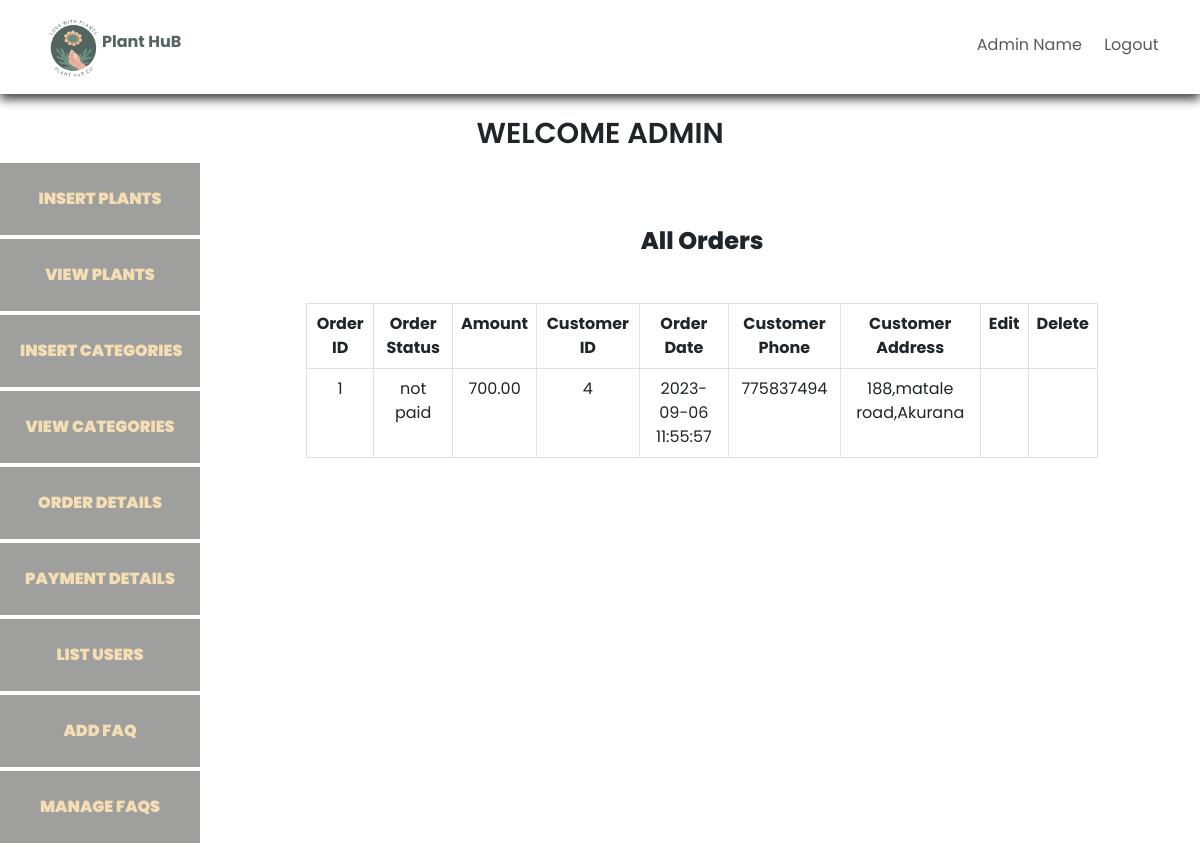
Screenshot of /admin_/index.php?list_orders (signed in) with the database file from the repository.
### tables this page shows
CREATE TABLE `orders` (
  `order_id` int(11) NOT NULL,
  `order_cost` decimal(12,2) NOT NULL,
  `order_status` varchar(100) NOT NULL DEFAULT 'on_hold',
  `customer_id` int(11) NOT NULL,
  `customer_phone` int(11) NOT NULL,
  `customer_city` varchar(255) NOT NULL,
  `customer_address` varchar(255) NOT NULL,
  `order_date` timestamp NOT NULL DEFAULT current_timestamp()
);

### admin_/list_orders.php (the view, shortened to what this page needs)
<div class="mt-5">
  <h3 class="text-center mt-5">All Orders</h3>
  <table class="table table-bordered mt-5 my-2 text-center">
    <?php
    $get_orders = "SELECT * from orders";
    $result = mysqli_query($con, $get_orders);
    $row_count = mysqli_num_rows($result);
          echo "<tr>
      <th>Order ID</th>
      <th>Order Status</th>
      <th>Amount</th>
      <th>Customer ID</th>
      <th>Order Date</th>
      <th>Customer Phone</th>
      <th>Customer Address</th>
      <th>Edit</th>
      <th>Delete</th>
      </tr>";
      if($row_count==0){
        echo "<h2 class='text-danger text-center mt-5'>No orders at the moment</h2>";
      }else{
        while($row_data=mysqli_fetch_assoc($result)){
          $order_id=$row_data['order_id'];
          $order_cost=$row_data['order_cost'];
          $customer_id=$row_data['customer_id'];
          $order_date=$row_data['order_date'];
          $customer_phone=$row_data['customer_phone'];
          $customer_address=$row_data['customer_address'];
          $order_status=$row_data['order_status'];
    ?>
    <tr>
      <td><?php echo $order_id; ?></td>
      <td><?php echo $order_status; ?></td>
      <td><?php echo $order_cost; ?></td>
      <td><?php echo $customer_id; ?></td>
      <td><?php echo $order_date ?></td>
      <td><?php echo  $customer_phone ?></td>
      <td><?php echo $customer_address; ?></td>
      <td><a href="index.php?edit_order=<?php echo $order_id ?>"><i class="ri-edit-2-fill"></i></a></td>
      <td><a href="index.php?delete_order=<?php echo $order_id ?>"><i class="ri-delete-bin-6-fill"></i></a></td>
    </tr>
    <?php }} ?>

### admin_/admin_style.css (style rules this page uses)
* { margin: 0; padding: 0; box-sizing: border-box; }
body { font-family: 'Poppins', sans-serif; }
h3 { font-size: 1.5rem; font-weight: 800; }

### rows the page displays
orders: order_id "1", order_status "not paid", order_cost "700.00", customer "4", order_date "2023-09-06 11:55:57", customer_phone "775837494", customer_address "188,matale road,Akurana"
